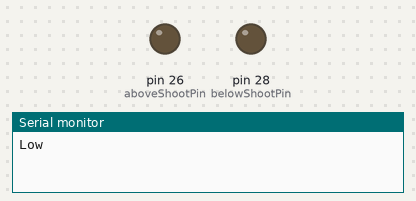
A sketch run on a simulated Arduino Mega 2560, built with avr-gcc and run on an emulated ATmega2560. Parts: output pins drawn as LEDs (lit = HIGH), the last lines printed to the serial monitor.

Above: at 1.5 s.
At 4.5 s:
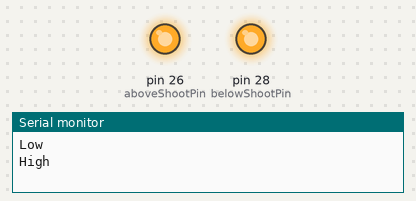
Timing chart, 0 to 7.8 s (numbered marks = the images above):
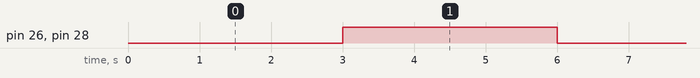

Measured:
- by itself, pin 26 (aboveShootPin), pin 28 (belowShootPin): alternates HIGH for 3.0 s and LOW for 3.0 s

The sketch:

Relay.ino
```cpp
#define aboveShootPin 26
#define belowShootPin 28


void setup() {
  // put your setup code here, to run once:
  pinMode(aboveShootPin, OUTPUT);
  pinMode(belowShootPin, OUTPUT);
  Serial.begin(9600);

  digitalWrite(aboveShootPin, HIGH);
  digitalWrite(belowShootPin, HIGH);
}

void loop() {
  // put your main code here, to run repeatedly:

  digitalWrite(aboveShootPin, LOW);
  digitalWrite(belowShootPin, LOW);
  Serial.println("Low");
  delay(3000);
  digitalWrite(aboveShootPin, HIGH);
  digitalWrite(belowShootPin, HIGH);
  Serial.println("High");
  delay(3000);

}
```
